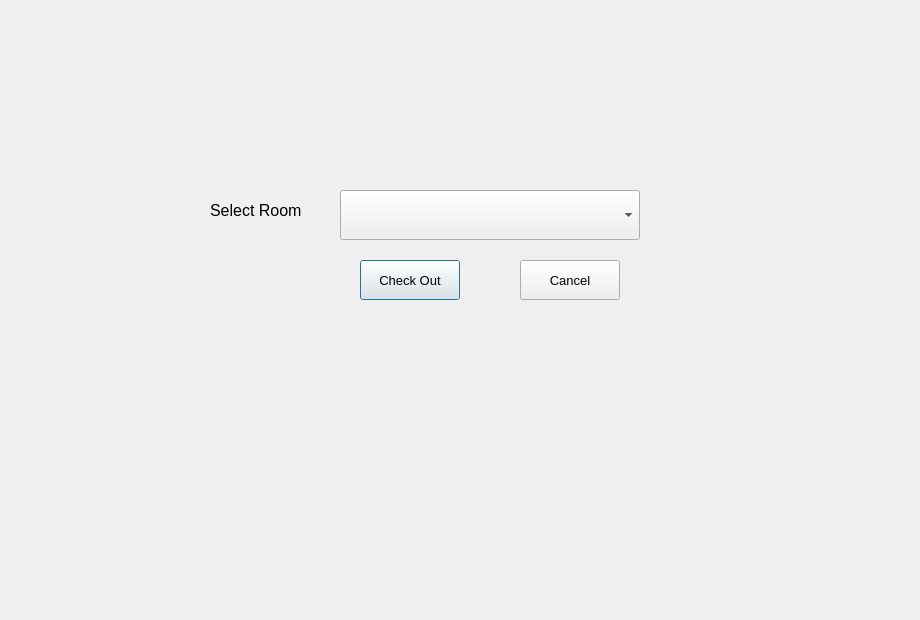
<?xml version="1.0" encoding="UTF-8"?>
<ui version="4.0">
 <class>CheckOutDialog</class>
 <widget class="QDialog" name="CheckOutDialog">
  <property name="windowModality">
   <enum>Qt::WindowModal</enum>
  </property>
  <property name="geometry">
   <rect>
    <x>0</x>
    <y>0</y>
    <width>920</width>
    <height>620</height>
   </rect>
  </property>
  <property name="windowTitle">
   <string>Check Out</string>
  </property>
  <widget class="QComboBox" name="cmbRoomList">
   <property name="geometry">
    <rect>
     <x>340</x>
     <y>190</y>
     <width>300</width>
     <height>50</height>
    </rect>
   </property>
   <property name="font">
    <font>
     <pointsize>12</pointsize>
    </font>
   </property>
  </widget>
  <widget class="QLabel" name="label">
   <property name="geometry">
    <rect>
     <x>210</x>
     <y>200</y>
     <width>121</width>
     <height>21</height>
    </rect>
   </property>
   <property name="font">
    <font>
     <pointsize>12</pointsize>
    </font>
   </property>
   <property name="text">
    <string>Select Room</string>
   </property>
  </widget>
  <widget class="QPushButton" name="btnCheckout">
   <property name="geometry">
    <rect>
     <x>360</x>
     <y>260</y>
     <width>100</width>
     <height>40</height>
    </rect>
   </property>
   <property name="font">
    <font>
     <pointsize>10</pointsize>
    </font>
   </property>
   <property name="text">
    <string>Check Out</string>
   </property>
  </widget>
  <widget class="QPushButton" name="btnCancel">
   <property name="geometry">
    <rect>
     <x>520</x>
     <y>260</y>
     <width>100</width>
     <height>40</height>
    </rect>
   </property>
   <property name="font">
    <font>
     <pointsize>10</pointsize>
    </font>
   </property>
   <property name="text">
    <string>Cancel</string>
   </property>
  </widget>
 </widget>
 <resources/>
 <connections/>
</ui>
